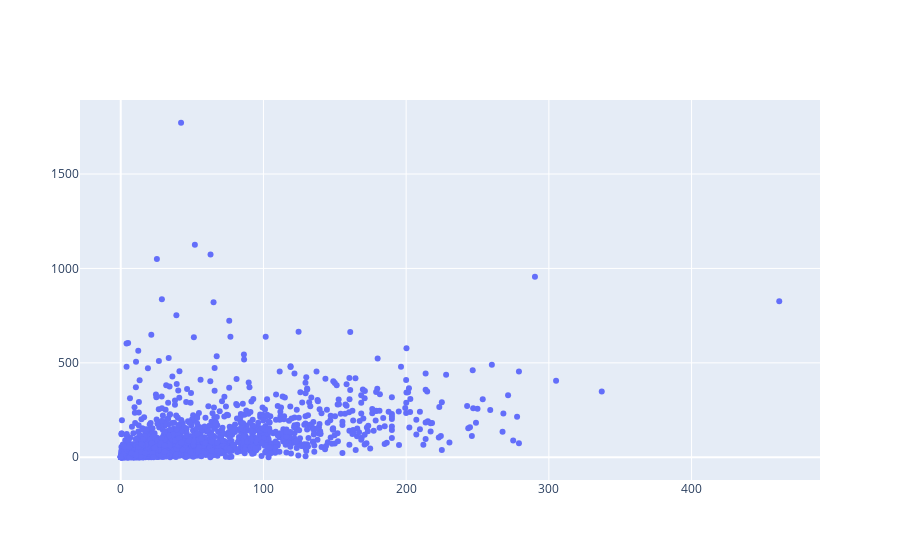

Here is the notebook cell this chart was saved with:
### Markdown cell above
> Once we have written the above code, we'll be ready to plot this data. Press shift + enter on the code below and you should see all movies in a graph.

### Code cell
from graph import plot
from plotly.offline import iplot, init_notebook_mode
init_notebook_mode(connected=True)

plot([revenues_per_budgets_trace])

### Figure 1 — Plotly figure (JSON) as saved in the notebook; plotly's stock layout.template omitted (floating-point values rounded to 4 significant figures; data arrays with more than 128 entries replaced by an {"elided": "..."} marker saying what was removed)
{"data": [{"mode": "markers", "name": "data", "text": {"elided": "1776 str values"}, "type": "scatter", "x": {"elided": "1776 float values"}, "y": {"elided": "1776 float values"}}], "layout": {}}
